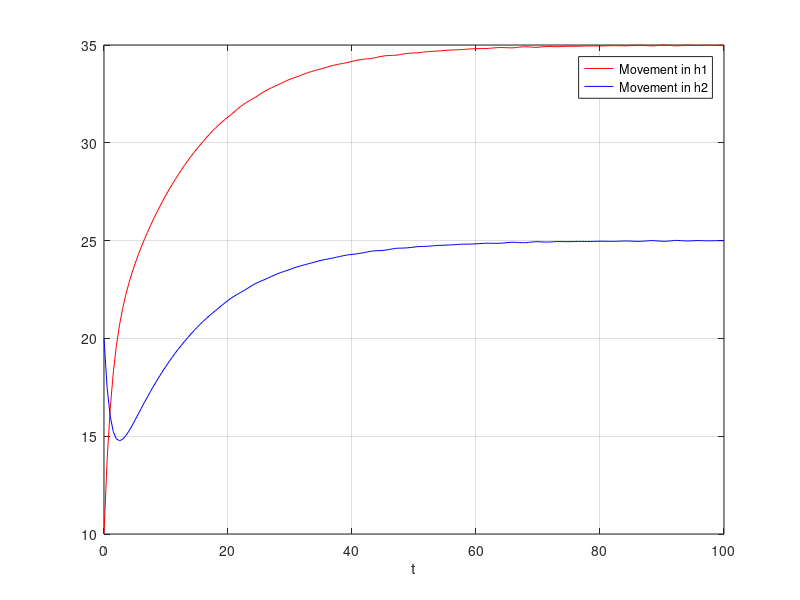

Recreate this plot in MATLAB.
clc; 
clear; 
close all;

Res1=2; 
Res2=5;
Cap1=1.1;
Cap2=1.4;
h10=10; 
h20=20;
q=5;

t = 0.5;
n = 100;
tp = 0:t:n;
y_0 = [h10; h20];

func = @(t, y)[(1/Cap1)*(q-(y(1)-y(2))/Res1); (1/Cap2)*((y(1)-y(2))/Res1 - y(2)/Res2)];
[time,y] = ode45(func, tp, y_0);

figure(1)
plot(time,y(:,1),'r');
grid
hold on
plot(time,y(:,2),'b');
xlabel('t');
legend({'Movement in h1', 'Movement in h2'});